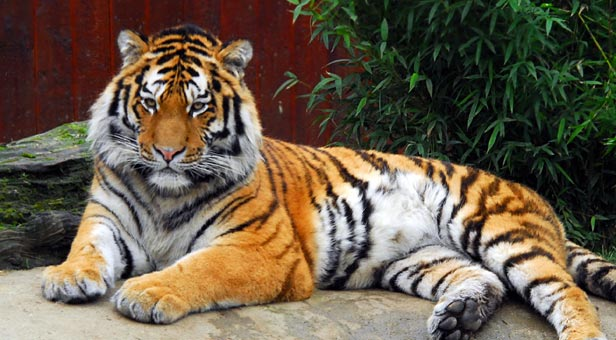
%> input picture Lab3/code/tiger1.jpg, 616 x 340 px
$ octave graphcut_example.m   (GNU Octave 9; MATLAB toolbox functions it lacks are replaced by stand-ins)
%> lines starting %> are read from the running program, lines starting %| are printed output that depends on the picture
### Lab3/code/graphcut_segm.m
function [ segm, prior ] = graphcut_segm(I, area, K, alpha, sigma)
% area = [ minx, miny, maxx, maxy ]

[h,w,c] = size(I);
dw = area(3) - area(1) + 1;
dh = area(4) - area(2) + 1;
mask = uint8([zeros(area(2)-1,w); zeros(dh,area(1)-1), ones(dh,dw), ...
	     zeros(dh,w-area(3)); zeros(h-area(4),w)]);
Ivec = single(reshape(I, size(I,1)*size(I,2), 3));

grey = single(rgb2gray(I));
h = fspecial('gaussian', [7,7], 0.5);
grey = imfilter(grey, h);
h = fspecial('sobel');
dx = imfilter(grey, h/4);
dy = imfilter(grey, h/4');
grad = sqrt(dx.^2 + dy.^2);
edge = (alpha*sigma)*ones(size(grey)) ./ (grad + sigma);

tic
for l=1:3

    fprintf('Find Gaussian mixture models...\n');
    fprob = mixture_prob(I, K, 20, mask);
    bprob = mixture_prob(I, K, 20, 1-mask);
    prior = reshape(fprob ./ (fprob + bprob), size(I,1), size(I,2), 1);
    toc

    fprintf('Find minimum cut...\n');
    [u, erriter, i] = cmf_cut(prior, edge);
    mask = uint8(u>0.5);
    toc

end

segm = int16(u>0.5) + 1;

### Lab3/code/mixture_prob.m
function prob = mixture_prob(image, K, L, mask)
nrows = size(image, 1);
ncols = size(image, 2);
Ivec = im2double(reshape(image, nrows * ncols, 3));
Mvec = reshape(mask, nrows * ncols, 1);
Ima = Ivec(find(Mvec == 1), :);
g = zeros(size(Ima, 1), K);
g1 = zeros(nrows * ncols, K);

% Randomly initialize the K components using masked pixels
[segmentation, centers] = kmeans(Ima, K);
cov = cell(K, 1);
cov(:) = {rand * eye(3)};

w = zeros(1, K);
for i = 1 : K
    w(i) = sum(segmentation == i) / size(segmentation, 1);
end

% Iterate L times
for i = 1 : L
%   Expectation: Compute probabilities P_ik using masked pixels
    for k = 1 : K
        mean_k = centers(k, :);
        cov_k = cov{k};
        diff = Ima - mean_k;
        g(:, k) = 1 / sqrt(det(cov_k) * (2 * pi)^3) * exp(-0.5 *...
            sum((diff * inv(cov_k) .* diff), 2));
    end
    p = g .* w;
    p = p ./ sum(p, 2);

%   Maximization: Update weights, means and covariances using masked pixels
    w = sum(p, 1) / size(p, 1);
    for k = 1 : K
        centers(k, :) = p(:, k)' * Ima / sum(p(:, k), 1);
        diff = Ima - centers(k, :);
        cov{k} = (diff' * (diff .* p(:, k))) / sum(p(:, k), 1);
    end
end

% Compute probabilities p(c_i) in Eq.(3) for all pixels I
for k = 1 : K
    diff = Ivec - centers(k, :);
    g1(:, k) = 1 / sqrt(det(cov{k}) * (2 * pi)^3) * exp(-0.5 *...
            sum((diff * inv(cov{k}) .* diff), 2));
end
prob = sum(g1 .* w, 2);
prob = reshape(prob, nrows, ncols, 1);
end

### Lab3/code/graphcut_example.m
scale_factor = 0.5;          % image downscale factor
area = [ 80, 110, 570, 300 ] % image region to train foreground with
K = 2;                      % number of mixture components
alpha = 20.0;                 % maximum edge cost
sigma = 20.0;                % edge cost decay factor

I = imread('tiger1.jpg');
%> I is the input picture: size 340x616x3 uint8; mean R, G, B 106, 92.5, 74.4
I = imresize(I, scale_factor);
%> I: size 170x308x3 uint8
Iback = I;
area = int16(area*scale_factor);
[ segm, prior ] = graphcut_segm(I, area, K, alpha, sigma);
%> in graphcut_segm, `grey = single(rgb2gray(I));`:
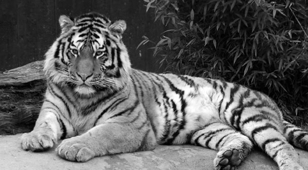
%> grey: size 170x308 single; min 0, max 255, mean 94.5
%> in graphcut_segm, `dx = imfilter(grey, h/4);`:
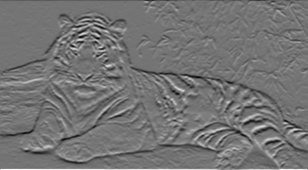
%> dx: size 170x308 single; min -182.7, max 216, mean -0.7; drawn with min black and max white
%> in graphcut_segm, `grad = sqrt(dx.^2 + dy.^2);`:
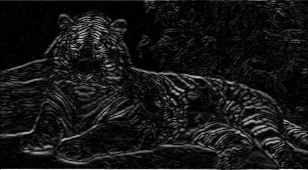
%> grad: size 170x308 single; min 0.000397, max 305.5, mean 27.8; drawn with min black and max white
%> in graphcut_segm, `edge = (alpha*sigma)*ones(size(grey)) ./ (grad + sigma);`:
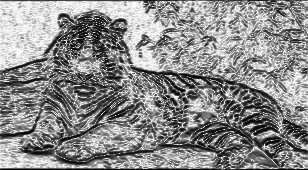
%> edge: size 170x308 single; min 1.23, max 20, mean 11.51; drawn with min black and max white
%> the loop in graphcut_segm, `for l=1:3` made 1 pass
%> pass 1, in graphcut_segm, `fprob = mixture_prob(I, K, 20, mask);`:
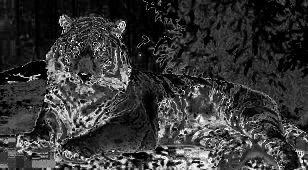
%> fprob: size 170x308 double; min 1.03e-24, max 87.77, mean 19.2; drawn with min black and max white
%> pass 1, in graphcut_segm, `bprob = mixture_prob(I, K, 20, 1-mask);`:
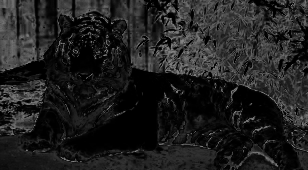
%> bprob: size 170x308 double; min 3.66e-12, max 135.2, mean 32.3
%> pass 1, in graphcut_segm, `prior = reshape(fprob ./ (fprob + bprob), size(I,1), size(I,2), 1);`:
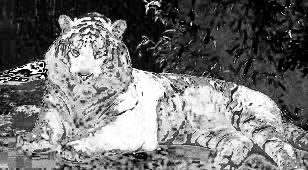
%> prior: size 170x308 double; min 2.81e-13, max 1, mean 0.451
%> the run ends on the next line

$ run again, with Lab3/code/tiger2.jpg copied over Lab3/code/tiger1.jpg
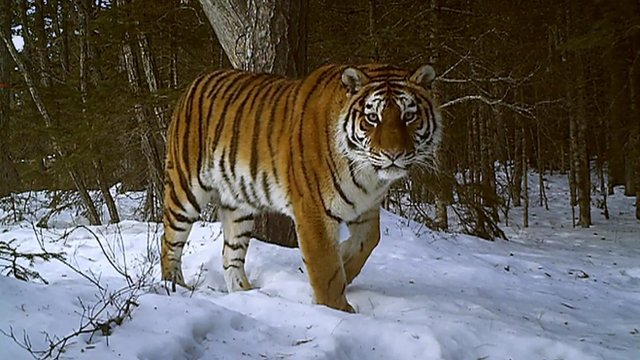
%> input picture Lab3/code/tiger2.jpg, 640 x 360 px
%> I is the input picture: size 360x640x3 uint8; mean R, G, B 97.4, 93.3, 88.1
%> I: size 180x320x3 uint8
%> the loop in graphcut_segm, `for l=1:3` made 1 pass
%> pass 1, in graphcut_segm, `fprob = mixture_prob(I, K, 20, mask);`:
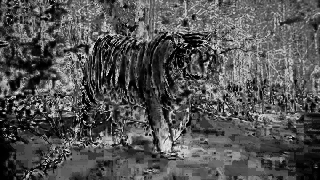
%> fprob: size 180x320 double; min 0.000128, max 236.9, mean 83.9
%> pass 1, in graphcut_segm, `prior = reshape(fprob ./ (fprob + bprob), size(I,1), size(I,2), 1);`:
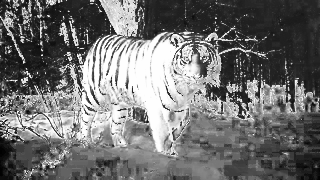
%> prior: size 180x320 double; min 0.00472, max 1, mean 0.443

$ run again, with Lab3/code/tiger3.jpg copied over Lab3/code/tiger1.jpg
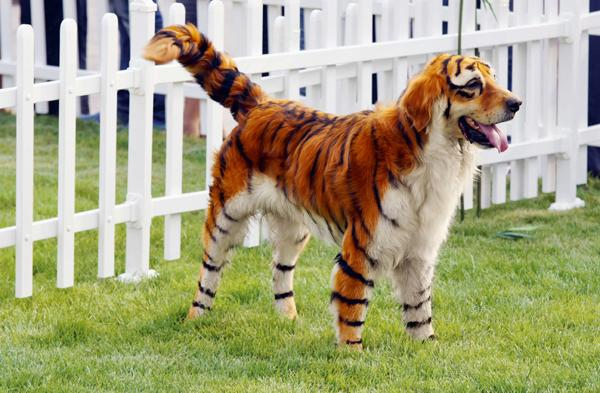
%> input picture Lab3/code/tiger3.jpg, 600 x 393 px
%> I is the input picture: size 393x600x3 uint8; mean R, G, B 166.4, 163.6, 127.4
%> I: size 197x300x3 uint8
%> the loop in graphcut_segm, `for l=1:3` made 1 pass
%> pass 1, in graphcut_segm, `fprob = mixture_prob(I, K, 20, mask);`:
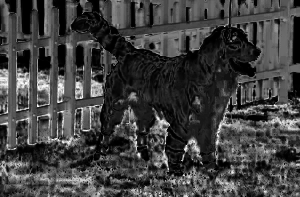
%> fprob: size 197x300 double; min 9.34e-08, max 92.5, mean 23.7; drawn with min black and max white
%> pass 1, in graphcut_segm, `prior = reshape(fprob ./ (fprob + bprob), size(I,1), size(I,2), 1);`:
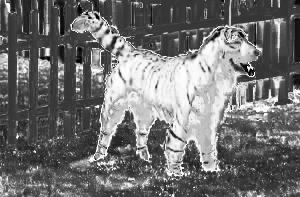
%> prior: size 197x300 double; min 0.000316, max 1, mean 0.443
